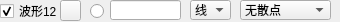
               <widget class="QWidget" name="widget_12" native="true">
                <property name="minimumSize">
                 <size>
                  <width>0</width>
                  <height>22</height>
                 </size>
                </property>
                <property name="maximumSize">
                 <size>
                  <width>16777215</width>
                  <height>22</height>
                 </size>
                </property>
                <widget class="QLineEdit" name="txtValueCurve12">
                 <property name="geometry">
                  <rect>
                   <x>110</x>
                   <y>0</y>
                   <width>71</width>
                   <height>20</height>
                  </rect>
                 </property>
                 <property name="text">
                  <string/>
                 </property>
                </widget>
                <widget class="QRadioButton" name="rdoBoldCurve12">
                 <property name="geometry">
                  <rect>
                   <x>90</x>
                   <y>3</y>
                   <width>16</width>
                   <height>16</height>
                  </rect>
                 </property>
                 <property name="text">
                  <string/>
                 </property>
                 <property name="checked">
                  <bool>false</bool>
                 </property>
                </widget>
                <widget class="QCheckBox" name="chkVisibleCurve12">
                 <property name="geometry">
                  <rect>
                   <x>0</x>
                   <y>3</y>
                   <width>60</width>
                   <height>16</height>
                  </rect>
                 </property>
                 <property name="text">
                  <string>波形12</string>
                 </property>
                 <property name="checked">
                  <bool>true</bool>
                 </property>
                </widget>
                <widget class="QPushButton" name="btnColourCurve12">
                 <property name="geometry">
                  <rect>
                   <x>60</x>
                   <y>0</y>
                   <width>21</width>
                   <height>21</height>
                  </rect>
                 </property>
                 <property name="text">
                  <string/>
                 </property>
                </widget>
                <widget class="QComboBox" name="cmbLineStyle12">
                 <property name="geometry">
                  <rect>
                   <x>190</x>
                   <y>0</y>
                   <width>41</width>
                   <height>20</height>
                  </rect>
                 </property>
                 <property name="currentIndex">
                  <number>1</number>
                 </property>
                 <item>
                  <property name="text">
                   <string>点</string>
                  </property>
                 </item>
                 <item>
                  <property name="text">
                   <string>线</string>
                  </property>
                 </item>
                 <item>
                  <property name="text">
                   <string>左</string>
                  </property>
                 </item>
                 <item>
                  <property name="text">
                   <string>右</string>
                  </property>
                 </item>
                 <item>
                  <property name="text">
                   <string>中</string>
                  </property>
                 </item>
                 <item>
                  <property name="text">
                   <string>积</string>
                  </property>
                 </item>
                </widget>
                <widget class="QComboBox" name="cmbScatterStyle12">
                 <property name="geometry">
                  <rect>
                   <x>240</x>
                   <y>0</y>
                   <width>91</width>
                   <height>20</height>
                  </rect>
                 </property>
                 <property name="focusPolicy">
                  <enum>Qt::WheelFocus</enum>
                 </property>
                 <property name="maxVisibleItems">
                  <number>20</number>
                 </property>
                 <item>
                  <property name="text">
                   <string>无散点</string>
                  </property>
                  <property name="icon">
                   <iconset resource="res.qrc">
                    <normaloff>:/pic/ssNone.png</normaloff>:/pic/ssNone.png</iconset>
                  </property>
                 </item>
                 <item>
                  <property name="text">
                   <string>x形</string>
                  </property>
                  <property name="icon">
                   <iconset resource="res.qrc">
                    <normaloff>:/pic/ssCross.png</normaloff>:/pic/ssCross.png</iconset>
                  </property>
                 </item>
                 <item>
                  <property name="text">
                   <string>+形</string>
                  </property>
                  <property name="icon">
                   <iconset resource="res.qrc">
                    <normaloff>:/pic/ssPlus.png</normaloff>:/pic/ssPlus.png</iconset>
                  </property>
                 </item>
                 <item>
                  <property name="text">
                   <string>空心圆</string>
                  </property>
                  <property name="icon">
                   <iconset resource="res.qrc">
                    <normaloff>:/pic/ssCircle.png</normaloff>:/pic/ssCircle.png</iconset>
                  </property>
                 </item>
                 <item>
                  <property name="text">
                   <string>实心圆</string>
                  </property>
                  <property name="icon">
                   <iconset resource="res.qrc">
                    <normaloff>:/pic/ssDisc.png</normaloff>:/pic/ssDisc.png</iconset>
                  </property>
                 </item>
                 <item>
                  <property name="text">
                   <string>矩形</string>
                  </property>
                  <property name="icon">
                   <iconset resource="res.qrc">
                    <normaloff>:/pic/ssSquare.png</normaloff>:/pic/ssSquare.png</iconset>
                  </property>
                 </item>
                 <item>
                  <property name="text">
                   <string>菱形</string>
                  </property>
                  <property name="icon">
                   <iconset resource="res.qrc">
                    <normaloff>:/pic/ssDiamond.png</normaloff>:/pic/ssDiamond.png</iconset>
                  </property>
                 </item>
                 <item>
                  <property name="text">
                   <string>星形</string>
                  </property>
                  <property name="icon">
                   <iconset resource="res.qrc">
                    <normaloff>:/pic/ssStar.png</normaloff>:/pic/ssStar.png</iconset>
                  </property>
                 </item>
                 <item>
                  <property name="text">
                   <string>正三角</string>
                  </property>
                  <property name="icon">
                   <iconset resource="res.qrc">
                    <normaloff>:/pic/ssTriangle.png</normaloff>:/pic/ssTriangle.png</iconset>
                  </property>
                 </item>
                 <item>
                  <property name="text">
                   <string>倒三角</string>
                  </property>
                  <property name="icon">
                   <iconset resource="res.qrc">
                    <normaloff>:/pic/ssTriangleInverted.png</normaloff>:/pic/ssTriangleInverted.png</iconset>
                  </property>
                 </item>
                 <item>
                  <property name="text">
                   <string>x框</string>
                  </property>
                  <property name="icon">
                   <iconset resource="res.qrc">
                    <normaloff>:/pic/ssCrossSquare.png</normaloff>:/pic/ssCrossSquare.png</iconset>
                  </property>
                 </item>
                 <item>
                  <property name="text">
                   <string>+框</string>
                  </property>
                  <property name="icon">
                   <iconset resource="res.qrc">
                    <normaloff>:/pic/ssPlusSquare.png</normaloff>:/pic/ssPlusSquare.png</iconset>
                  </property>
                 </item>
                 <item>
                  <property name="text">
                   <string>x圆</string>
                  </property>
                  <property name="icon">
                   <iconset resource="res.qrc">
                    <normaloff>:/pic/ssCrossCircle.png</normaloff>:/pic/ssCrossCircle.png</iconset>
                  </property>
                 </item>
                 <item>
                  <property name="text">
                   <string>+圆</string>
                  </property>
                  <property name="icon">
                   <iconset resource="res.qrc">
                    <normaloff>:/pic/ssPlusCircle.png</normaloff>:/pic/ssPlusCircle.png</iconset>
                  </property>
                 </item>
                 <item>
                  <property name="text">
                   <string>和平</string>
                  </property>
                  <property name="icon">
                   <iconset resource="res.qrc">
                    <normaloff>:/pic/ssPeace.png</normaloff>:/pic/ssPeace.png</iconset>
                  </property>
                 </item>
                </widget>
               </widget>
